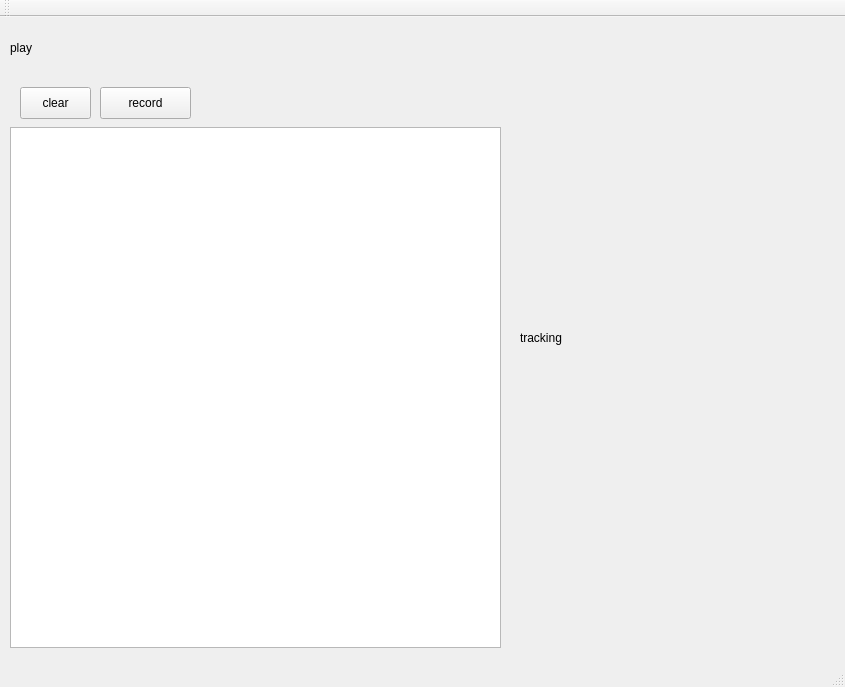
<?xml version="1.0" encoding="UTF-8"?>
<ui version="4.0">
 <class>MainWindow</class>
 <widget class="QMainWindow" name="MainWindow">
  <property name="geometry">
   <rect>
    <x>0</x>
    <y>0</y>
    <width>845</width>
    <height>687</height>
   </rect>
  </property>
  <property name="windowTitle">
   <string>MainWindow</string>
  </property>
  <widget class="QWidget" name="centralWidget">
   <widget class="QLabel" name="label">
    <property name="geometry">
     <rect>
      <x>520</x>
      <y>10</y>
      <width>361</width>
      <height>621</height>
     </rect>
    </property>
    <property name="text">
     <string>tracking</string>
    </property>
   </widget>
   <widget class="QPushButton" name="btn_clear">
    <property name="geometry">
     <rect>
      <x>20</x>
      <y>70</y>
      <width>71</width>
      <height>32</height>
     </rect>
    </property>
    <property name="text">
     <string>clear</string>
    </property>
   </widget>
   <widget class="QLabel" name="lcd_play">
    <property name="geometry">
     <rect>
      <x>10</x>
      <y>0</y>
      <width>161</width>
      <height>61</height>
     </rect>
    </property>
    <property name="text">
     <string>play</string>
    </property>
   </widget>
   <widget class="QPushButton" name="btn_point">
    <property name="geometry">
     <rect>
      <x>100</x>
      <y>70</y>
      <width>91</width>
      <height>32</height>
     </rect>
    </property>
    <property name="text">
     <string>record</string>
    </property>
   </widget>
   <widget class="QTextBrowser" name="tb_display">
    <property name="geometry">
     <rect>
      <x>10</x>
      <y>110</y>
      <width>491</width>
      <height>521</height>
     </rect>
    </property>
    <property name="html">
     <string>&lt;!DOCTYPE HTML PUBLIC &quot;-//W3C//DTD HTML 4.0//EN&quot; &quot;http://www.w3.org/TR/REC-html40/strict.dtd&quot;&gt;
&lt;html&gt;&lt;head&gt;&lt;meta name=&quot;qrichtext&quot; content=&quot;1&quot; /&gt;&lt;style type=&quot;text/css&quot;&gt;
p, li { white-space: pre-wrap; }
&lt;/style&gt;&lt;/head&gt;&lt;body style=&quot; font-family:'.SF NS Text'; font-size:13pt; font-weight:400; font-style:normal;&quot;&gt;
&lt;p style=&quot;-qt-paragraph-type:empty; margin-top:0px; margin-bottom:0px; margin-left:0px; margin-right:0px; -qt-block-indent:0; text-indent:0px;&quot;&gt;&lt;br /&gt;&lt;/p&gt;&lt;/body&gt;&lt;/html&gt;</string>
    </property>
   </widget>
  </widget>
  <widget class="QMenuBar" name="menuBar">
   <property name="geometry">
    <rect>
     <x>0</x>
     <y>0</y>
     <width>845</width>
     <height>22</height>
    </rect>
   </property>
  </widget>
  <widget class="QToolBar" name="mainToolBar">
   <attribute name="toolBarArea">
    <enum>TopToolBarArea</enum>
   </attribute>
   <attribute name="toolBarBreak">
    <bool>false</bool>
   </attribute>
  </widget>
  <widget class="QStatusBar" name="statusBar"/>
 </widget>
 <layoutdefault spacing="6" margin="11"/>
 <resources/>
 <connections/>
</ui>
